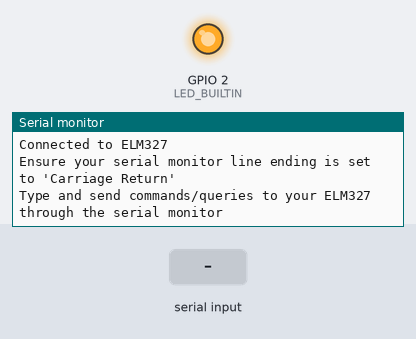
Recording of a sketch running on a simulated ESP32. Parts: output pins drawn as LEDs (lit = HIGH), the last lines printed to the serial monitor. The inputs (shaded band) are chosen by the test bench. Nothing arrives over Bluetooth unless stated.

Above: at 1.2 s.
1.3 s: ">" received over Serial
At 2.5 s:
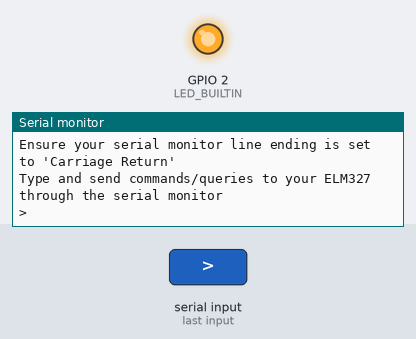
2.8 s: "1" received over the second serial link
At 3.6 s:
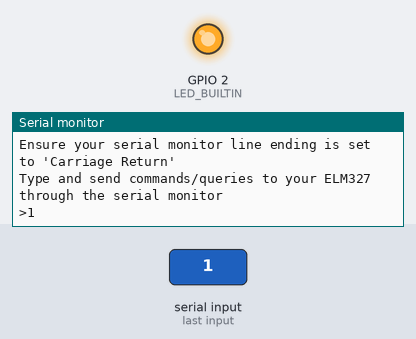

Measured:
- after the input at 1.3 s, the serial monitor: prints a new line at once (image 1)
- after the input at 2.8 s, the serial monitor: prints a new line at once (image 2)

The sketch:

ESP32_test.ino
```cpp
/*
To test connection, type the following into the serial monitor:
  AT Z
  AT E0
  AT S0
  AT AL
  AT TP A0
*/

#include "BluetoothSerial.h"

BluetoothSerial SerialBT;

#define DEBUG_PORT Serial
#define ELM_PORT   SerialBT
#define LED_BUILTIN 2

void setup() {
  pinMode(LED_BUILTIN, OUTPUT);
  digitalWrite(LED_BUILTIN, HIGH);

  DEBUG_PORT.begin(115200);
  //ELM_PORT.setPin("1234");
  ELM_PORT.begin("OBD II", true);

  DEBUG_PORT.println("Attempting to connect to ELM327...");

  if (!ELM_PORT.connect("OBD II")) {
    DEBUG_PORT.println("Couldn't connect to OBD scanner");
    while(1);
  }

  DEBUG_PORT.println("Connected to ELM327");
  DEBUG_PORT.println("Ensure your serial monitor line ending is set to 'Carriage Return'");
  DEBUG_PORT.println("Type and send commands/queries to your ELM327 through the serial monitor");
  DEBUG_PORT.println();
}


void loop() {
  if(DEBUG_PORT.available()) {
    char c = DEBUG_PORT.read();

    DEBUG_PORT.write(c);
    ELM_PORT.write(c);
  }

  if(ELM_PORT.available()) {
    char c = ELM_PORT.read();

    if(c == '>')
      DEBUG_PORT.println();

    DEBUG_PORT.write(c);
  }
}
```
